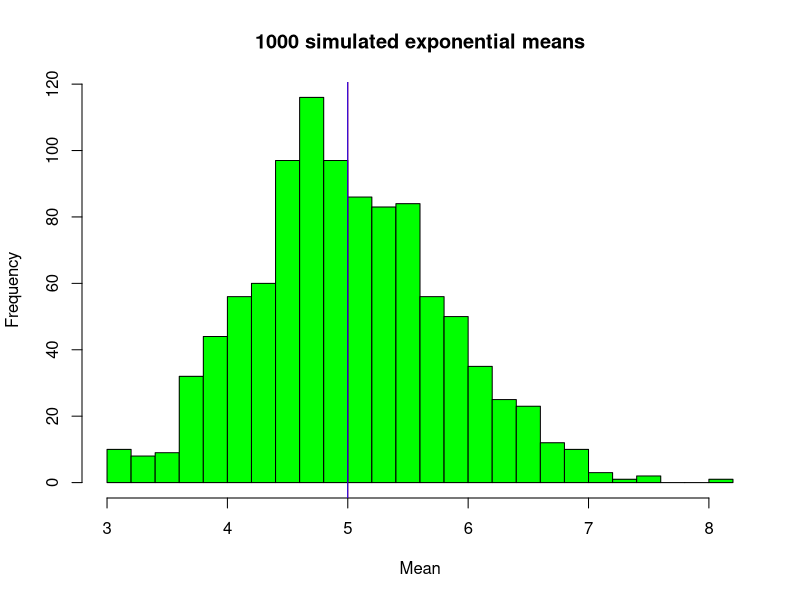
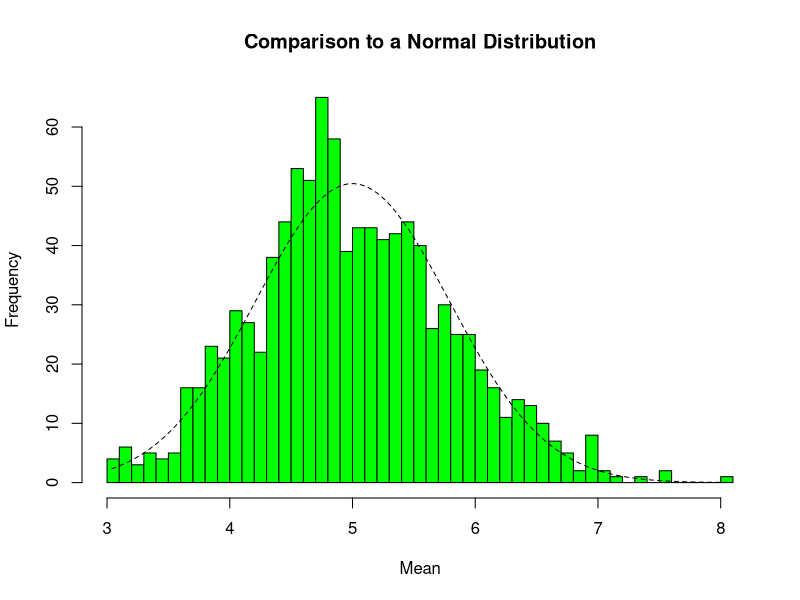
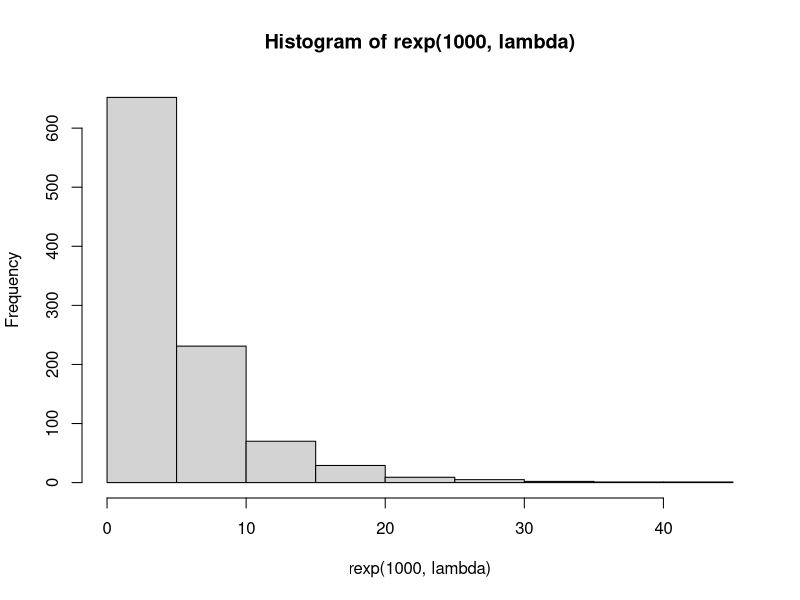
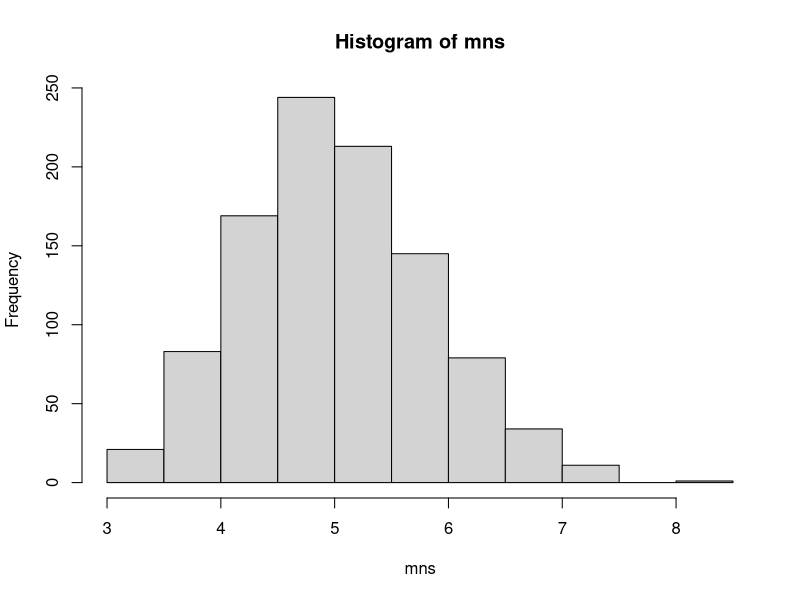
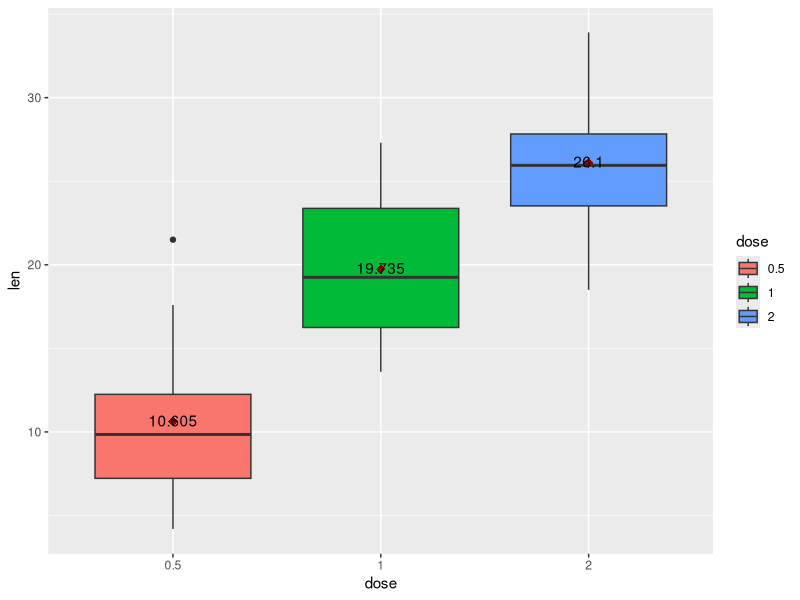

Source code (R) for these figures, in order:
## ---- chunk 1
set.seed(100)
lambda <- 0.2
sim <- 1000
n <- 40
mu_CLT <- 1/lambda
sd_CLT <- 1/lambda

# Simulate 40 exponentials, and get mean mu
s1 <- replicate(sim, rexp(n, lambda))
mu <- colMeans(s1)

## ---- chunk 2

# Compare simulation mean mu to theoretical mean mu_CLT
print(mean(mu)) # simulation mean

print(mu_CLT) # theoretical mean

hist(mu, breaks = 20, xlab = "Mean", main = "1000 simulated exponential means", col = "green")
abline(v = mu_CLT, col = "red")
abline(v = mean(mu), col = "blue")  
## ---- chunk 3
# Simulated Variance
print((sd(mu))^2)

# Theoretical Variance
print((sd_CLT/sqrt(n))^2)  
## ---- chunk 4
# Plot Histogram
hist(mu, breaks = 40, xlab = "Mean", main = "Comparison to a Normal Distribution", col = "green")

# Add the Theoretical Normal Distribution Line
xfit <- seq(min(mu), max(mu), length = 100) 
yfit <- dnorm(xfit, mean = 1/lambda, sd = 1/lambda/sqrt(n))
lines(xfit, yfit*100, lty=2)
## ---- chunk 5
hist(rexp(1000,lambda))
## ---- chunk 6
mns = NULL
for (i in 1 : 1000) mns = c(mns, mean(rexp(40,lambda)))
hist(mns)
## ---- chunk 7
data<- ToothGrowth
str(data)
head(data,10)
names(data)
unique(data$len)
range(data$dose)
## ---- chunk 8
supp <- unique(data$supp)
s1 <- data$len[data$supp == 'OJ']
s2 <- data$len[data$supp == 'VC']

#find the mean len depending on supply
mean_s <- aggregate(data$len, list(supp = data$supp), mean)
sd_s <- aggregate(data$len, list(supp = data$supp), sd)

n1 <- length(s1)
n2 <- length(s2)
mu1 <- mean_s$x[1]
mu2 <- mean_s$x[2]
sd1 <- sd_s$x[1]
sd2 <- sd_s$x[2]
## Pooled std
sd <- ((n1-1)*sd2^2 + (n2-1)*sd1^2)/(n1+n2-2)
pval <- pt((mu1-mu2)/(sd*(1/n1+1/n2)^.5), df = n1+n2-2)
pval
## ---- chunk 9
# Convert dose into a factor
data$dose <- factor(data$dose)
mean_d <- aggregate(len ~ dose, data, mean)
sd_d <- aggregate(data$len, list(dose = data$dose), sd)

library(ggplot2)
ggplot(data=data, aes(x=dose, y=len, fill=dose)) + geom_boxplot() +
  stat_summary(fun.y=mean, colour="darkred", geom="point", 
               shape=18, size=3,show.legend = FALSE) + 
  geom_text(data = mean_d, aes(label = len, y = len + 0.08))
## ---- chunk 10
mu <- mean_d$len[1]
sd <- sd_d$x[1]
n <- sum(data$dose == 0.5)
CI <- mu + c(-1,1)*qt(.975, n-1)*sd/sqrt(n)
CI1 <- CI

mu <- mean_d$len[2]
sd <- sd_d$x[2]
n <- sum(data$dose == 1)
CI <- mu + c(-1,1)*qt(.975, n-1)*sd/sqrt(n)
CI2 <- CI

mu <- mean_d$len[3]
sd <- sd_d$x[3]
n <- sum(data$dose == 2)
CI <- mu + c(-1,1)*qt(.975, n-1)*sd/sqrt(n)
CI3 <- CI

CI1
CI2
CI3
